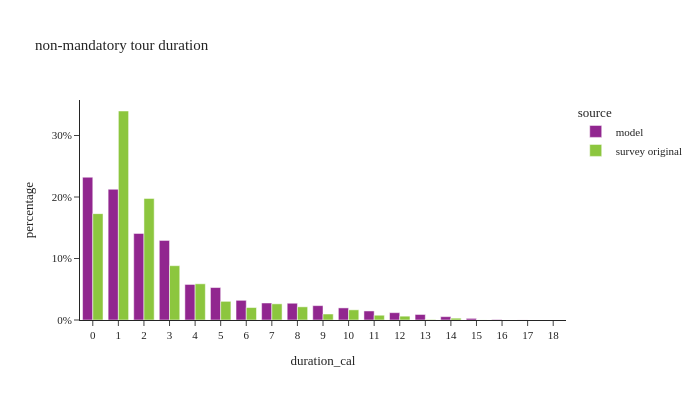

This figure's notebook cell:
### Markdown cell above
## non-mantatory tour duration

### Code cell
non_m_tour_data['duration_cal'] = non_m_tour_data['end'] - non_m_tour_data['start']

df_plot = non_m_tour_data.groupby(['source','duration_cal'])[['tour_weight']].sum().reset_index()
df_plot['percentage'] = df_plot.groupby(['source'], group_keys=False)['tour_weight']. \
    apply(lambda x: x / float(x.sum()))

fig = px.bar(df_plot, x="duration_cal", y="percentage", color="source",barmode="group",
             title="non-mandatory tour duration")
fig.for_each_annotation(lambda a: a.update(text = a.text.split("=")[-1]))
fig.update_layout(height=400, width=700, yaxis=dict(tickformat=".0%"), xaxis=dict(dtick="1"))
fig.show()

### Figure 1 — Plotly figure (JSON) as saved in the notebook; plotly's stock layout.template omitted (floating-point values rounded to 4 significant figures)
{"data": [{"alignmentgroup": "True", "hovertemplate": "source=model<br>duration_cal=%{x}<br>percentage=%{y}<extra></extra>", "legendgroup": "model", "marker": {"color": "#91268F", "pattern": {"shape": ""}}, "name": "model", "offsetgroup": "model", "orientation": "v", "showlegend": true, "textposition": "auto", "type": "bar", "x": [0.0, 1.0, 2.0, 3.0, 4.0, 5.0, 6.0, 7.0, 8.0, 9.0, 10.0, 11.0, 12.0, 13.0, 14.0, 15.0, 16.0, 17.0, 18.0], "xaxis": "x", "y": [0.2322, 0.2126, 0.1408, 0.1294, 0.0578, 0.05278, 0.032, 0.02765, 0.02725, 0.02336, 0.01967, 0.01471, 0.01191, 0.008991, 0.005434, 0.002642, 0.0007879, 9.069e-05, 4.716e-06], "yaxis": "y"}, {"alignmentgroup": "True", "hovertemplate": "source=survey original<br>duration_cal=%{x}<br>percentage=%{y}<extra></extra>", "legendgroup": "survey original", "marker": {"color": "#8CC63E", "pattern": {"shape": ""}}, "name": "survey original", "offsetgroup": "survey original", "orientation": "v", "showlegend": true, "textposition": "auto", "type": "bar", "x": [0.0, 1.0, 2.0, 3.0, 4.0, 5.0, 6.0, 7.0, 8.0, 9.0, 10.0, 11.0, 12.0, 13.0, 14.0, 15.0], "xaxis": "x", "y": [0.1729, 0.3398, 0.1977, 0.0883, 0.05886, 0.03034, 0.02025, 0.02628, 0.02142, 0.009726, 0.01653, 0.007749, 0.006223, 0.0007663, 0.002985, 0.0001025], "yaxis": "y"}], "layout": {"barmode": "group", "height": 400, "legend": {"title": {"text": "source"}, "tracegroupgap": 0}, "title": {"text": "non-mandatory tour duration"}, "width": 700, "xaxis": {"anchor": "y", "domain": [0.0, 1.0], "dtick": "1", "title": {"text": "duration_cal"}}, "yaxis": {"anchor": "x", "domain": [0.0, 1.0], "tickformat": ".0%", "title": {"text": "percentage"}}}}
